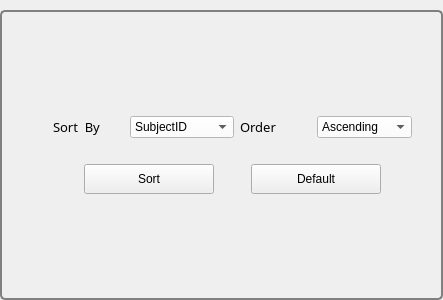
                      <widget class="QGroupBox" name="groupBox_3">
                       <property name="minimumSize">
                        <size>
                         <width>0</width>
                         <height>300</height>
                        </size>
                       </property>
                       <property name="maximumSize">
                        <size>
                         <width>16777215</width>
                         <height>16777215</height>
                        </size>
                       </property>
                       <property name="styleSheet">
                        <string notr="true">QGroupBox {
    border: 2px solid gray;
    border-radius: 5px;
    margin-top: 10px;
}

QGroupBox:title {
    subcontrol-origin: margin;
    subcontrol-position: top center;
    padding: 0 3px;
}
</string>
                       </property>
                       <property name="title">
                        <string/>
                       </property>
                       <layout class="QVBoxLayout" name="verticalLayout_23">
                        <item>
                         <layout class="QVBoxLayout" name="verticalLayout_24">
                          <item>
                           <spacer name="verticalSpacer_7">
                            <property name="orientation">
                             <enum>Qt::Vertical</enum>
                            </property>
                            <property name="sizeHint" stdset="0">
                             <size>
                              <width>20</width>
                              <height>40</height>
                             </size>
                            </property>
                           </spacer>
                          </item>
                          <item>
                           <layout class="QHBoxLayout" name="horizontalLayout_29">
                            <item>
                             <spacer name="horizontalSpacer_41">
                              <property name="orientation">
                               <enum>Qt::Horizontal</enum>
                              </property>
                              <property name="sizeHint" stdset="0">
                               <size>
                                <width>40</width>
                                <height>20</height>
                               </size>
                              </property>
                             </spacer>
                            </item>
                            <item>
                             <layout class="QVBoxLayout" name="verticalLayout_25">
                              <item>
                               <layout class="QHBoxLayout" name="horizontalLayout_30">
                                <item>
                                 <widget class="QLabel" name="label_18">
                                  <property name="minimumSize">
                                   <size>
                                    <width>71</width>
                                    <height>0</height>
                                   </size>
                                  </property>
                                  <property name="maximumSize">
                                   <size>
                                    <width>125</width>
                                    <height>20</height>
                                   </size>
                                  </property>
                                  <property name="font">
                                   <font>
                                    <family>Arial Black</family>
                                    <pointsize>-1</pointsize>
                                    <weight>10</weight>
                                    <italic>false</italic>
                                    <bold>false</bold>
                                   </font>
                                  </property>
                                  <property name="styleSheet">
                                   <string notr="true">color  : black;
font-size :13px</string>
                                  </property>
                                  <property name="text">
                                   <string>Sort  By</string>
                                  </property>
                                 </widget>
                                </item>
                                <item>
                                 <widget class="QComboBox" name="comboBox_sortBy_Sub">
                                  <property name="maximumSize">
                                   <size>
                                    <width>200</width>
                                    <height>16777215</height>
                                   </size>
                                  </property>
                                  <property name="styleSheet">
                                   <string notr="true">background-color: white;
            color: black; 


</string>
                                  </property>
                                  <item>
                                   <property name="text">
                                    <string>SubjectID</string>
                                   </property>
                                  </item>
                                  <item>
                                   <property name="text">
                                    <string>SubjectName</string>
                                   </property>
                                  </item>
                                  <item>
                                   <property name="text">
                                    <string>Units</string>
                                   </property>
                                  </item>
                                 </widget>
                                </item>
                                <item>
                                 <widget class="QLabel" name="label_19">
                                  <property name="minimumSize">
                                   <size>
                                    <width>71</width>
                                    <height>0</height>
                                   </size>
                                  </property>
                                  <property name="maximumSize">
                                   <size>
                                    <width>125</width>
                                    <height>20</height>
                                   </size>
                                  </property>
                                  <property name="font">
                                   <font>
                                    <family>Arial Black</family>
                                    <pointsize>-1</pointsize>
                                    <weight>10</weight>
                                    <italic>false</italic>
                                    <bold>false</bold>
                                   </font>
                                  </property>
                                  <property name="styleSheet">
                                   <string notr="true">color  : black;
font-size :13px</string>
                                  </property>
                                  <property name="text">
                                   <string>Order</string>
                                  </property>
                                 </widget>
                                </item>
                                <item>
                                 <widget class="QComboBox" name="comboBox_orderBy_sub">
                                  <property name="maximumSize">
                                   <size>
                                    <width>200</width>
                                    <height>16777215</height>
                                   </size>
                                  </property>
                                  <property name="styleSheet">
                                   <string notr="true">background-color: white; /* Màu nền mặc định của ComboBox */
            color: black; /* Màu chữ mặc định của ComboBox */</string>
                                  </property>
                                  <item>
                                   <property name="text">
                                    <string>Ascending</string>
                                   </property>
                                  </item>
                                  <item>
                                   <property name="text">
                                    <string>Descending</string>
                                   </property>
                                  </item>
                                 </widget>
                                </item>
                               </layout>
                              </item>
                              <item>
                               <layout class="QHBoxLayout" name="horizontalLayout_31">
                                <property name="topMargin">
                                 <number>20</number>
                                </property>
                                <item>
                                 <widget class="QPushButton" name="sort_btn_Sub">
                                  <property name="minimumSize">
                                   <size>
                                    <width>130</width>
                                    <height>30</height>
                                   </size>
                                  </property>
                                  <property name="maximumSize">
                                   <size>
                                    <width>130</width>
                                    <height>16777215</height>
                                   </size>
                                  </property>
                                  <property name="text">
                                   <string>Sort</string>
                                  </property>
                                 </widget>
                                </item>
                                <item>
                                 <widget class="QPushButton" name="default_btn_Sub">
                                  <property name="minimumSize">
                                   <size>
                                    <width>130</width>
                                    <height>30</height>
                                   </size>
                                  </property>
                                  <property name="maximumSize">
                                   <size>
                                    <width>130</width>
                                    <height>16777215</height>
                                   </size>
                                  </property>
                                  <property name="text">
                                   <string>Default</string>
                                  </property>
                                 </widget>
                                </item>
                               </layout>
                              </item>
                             </layout>
                            </item>
                            <item>
                             <spacer name="horizontalSpacer_43">
                              <property name="orientation">
                               <enum>Qt::Horizontal</enum>
                              </property>
                              <property name="sizeHint" stdset="0">
                               <size>
                                <width>18</width>
                                <height>20</height>
                               </size>
                              </property>
                             </spacer>
                            </item>
                           </layout>
                          </item>
                          <item>
                           <spacer name="verticalSpacer_9">
                            <property name="orientation">
                             <enum>Qt::Vertical</enum>
                            </property>
                            <property name="sizeHint" stdset="0">
                             <size>
                              <width>20</width>
                              <height>40</height>
                             </size>
                            </property>
                           </spacer>
                          </item>
                         </layout>
                        </item>
                       </layout>
                      </widget>
